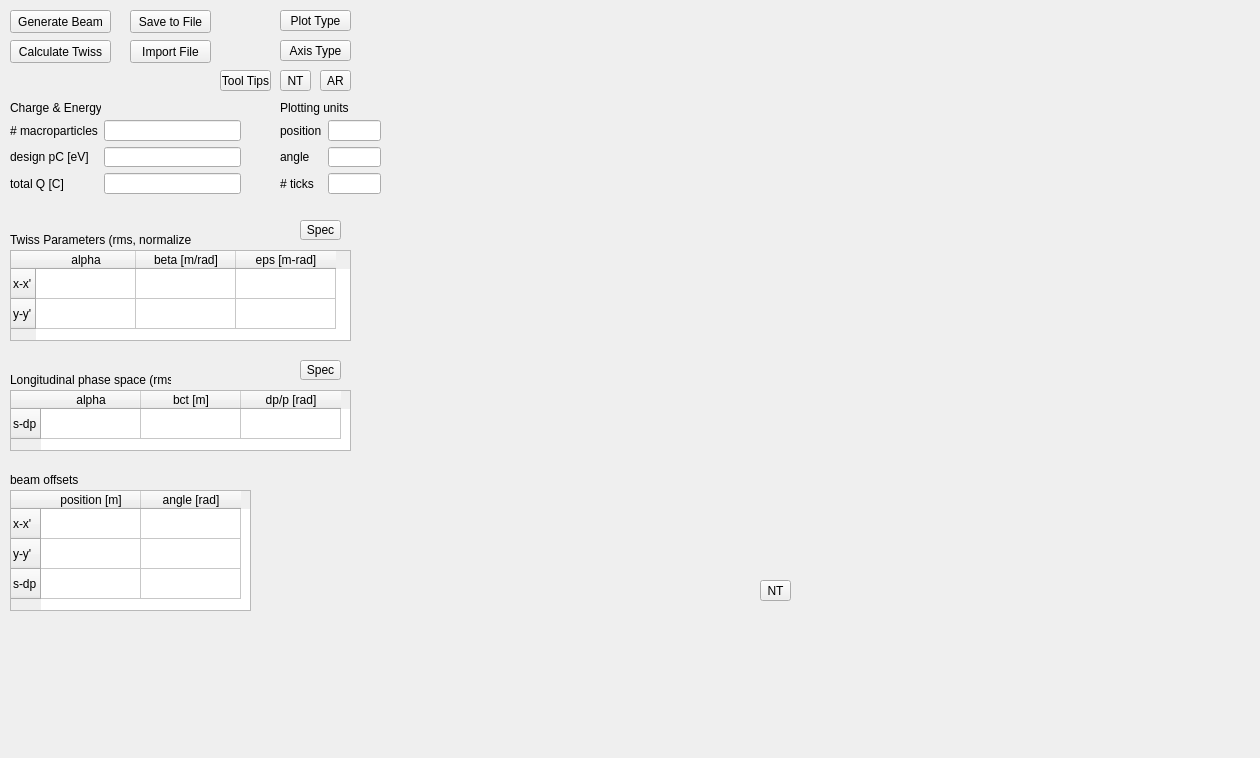
<?xml version="1.0" encoding="UTF-8"?>
<ui version="4.0">
 <class>bunchInterface</class>
 <widget class="QWidget" name="bunchInterface">
  <property name="geometry">
   <rect>
    <x>0</x>
    <y>0</y>
    <width>1260</width>
    <height>758</height>
   </rect>
  </property>
  <property name="windowTitle">
   <string>Form</string>
  </property>
  <widget class="QWidget" name="formLayoutWidget">
   <property name="geometry">
    <rect>
     <x>10</x>
     <y>120</y>
     <width>231</width>
     <height>74</height>
    </rect>
   </property>
   <layout class="QFormLayout" name="formLayout">
    <property name="fieldGrowthPolicy">
     <enum>QFormLayout::AllNonFixedFieldsGrow</enum>
    </property>
    <item row="0" column="0">
     <widget class="QLabel" name="numPtclsLabel">
      <property name="text">
       <string># macroparticles</string>
      </property>
     </widget>
    </item>
    <item row="0" column="1">
     <widget class="QLineEdit" name="numPtcls">
      <property name="toolTip">
       <string>The number of macro-particles in the distribution.
</string>
      </property>
     </widget>
    </item>
    <item row="1" column="0">
     <widget class="QLabel" name="designMomentumLabel">
      <property name="text">
       <string>&lt;html&gt;&lt;head/&gt;&lt;body&gt;&lt;p&gt;design pC [eV]&lt;/p&gt;&lt;/body&gt;&lt;/html&gt;</string>
      </property>
     </widget>
    </item>
    <item row="1" column="1">
     <widget class="QLineEdit" name="designMomentum">
      <property name="toolTip">
       <string>&lt;html&gt;&lt;head/&gt;&lt;body&gt;&lt;p&gt;Design momentum is the average momentum for zero offset.&lt;/p&gt;&lt;p&gt;Defaul units can be overridden.&lt;/p&gt;&lt;/body&gt;&lt;/html&gt;</string>
      </property>
     </widget>
    </item>
    <item row="2" column="0">
     <widget class="QLabel" name="charge">
      <property name="text">
       <string>total Q [C]</string>
      </property>
     </widget>
    </item>
    <item row="2" column="1">
     <widget class="QLineEdit" name="totalCharge">
      <property name="toolTip">
       <string>&lt;html&gt;&lt;head/&gt;&lt;body&gt;&lt;p&gt;Total charge of the beam.&lt;/p&gt;&lt;p&gt;Default units [C] can be overridden.&lt;/p&gt;&lt;/body&gt;&lt;/html&gt;</string>
      </property>
     </widget>
    </item>
   </layout>
  </widget>
  <widget class="QTableWidget" name="twissTable">
   <property name="geometry">
    <rect>
     <x>10</x>
     <y>250</y>
     <width>341</width>
     <height>91</height>
    </rect>
   </property>
   <property name="toolTip">
    <string>Specify the horizontal (x-x') and vertical (y-y') Twiss parameters for the bunch.
Default units for beta [m/rad] can be overridden as follows:
    mm (implies mm/rad), um (implies um/rad), etc.
    Note that [m/rad] is equivalent to [mm/mrad]
Default units for the emittance [m-rad] can also be overridden:
    microns (implies microns-rad, equivalent to mm-mrad), etc.
Do not specify units for alpha, which is dimensionless.</string>
   </property>
   <row>
    <property name="text">
     <string>x-x'</string>
    </property>
   </row>
   <row>
    <property name="text">
     <string>y-y'</string>
    </property>
   </row>
   <column>
    <property name="text">
     <string>alpha</string>
    </property>
   </column>
   <column>
    <property name="text">
     <string>beta [m/rad]</string>
    </property>
   </column>
   <column>
    <property name="text">
     <string>eps [m-rad]</string>
    </property>
   </column>
   <item row="0" column="0">
    <property name="text">
     <string/>
    </property>
   </item>
  </widget>
  <widget class="QLabel" name="perpTwissLabel">
   <property name="geometry">
    <rect>
     <x>10</x>
     <y>230</y>
     <width>181</width>
     <height>20</height>
    </rect>
   </property>
   <property name="text">
    <string>Twiss Parameters (rms, normalized)</string>
   </property>
  </widget>
  <widget class="QLabel" name="highLevelInputsLabel">
   <property name="geometry">
    <rect>
     <x>10</x>
     <y>100</y>
     <width>91</width>
     <height>16</height>
    </rect>
   </property>
   <property name="text">
    <string>Charge &amp; Energy</string>
   </property>
  </widget>
  <widget class="QLabel" name="offsetLabel">
   <property name="geometry">
    <rect>
     <x>10</x>
     <y>470</y>
     <width>71</width>
     <height>20</height>
    </rect>
   </property>
   <property name="text">
    <string>beam offsets</string>
   </property>
  </widget>
  <widget class="QTableWidget" name="offsetTable">
   <property name="geometry">
    <rect>
     <x>10</x>
     <y>490</y>
     <width>241</width>
     <height>121</height>
    </rect>
   </property>
   <property name="toolTip">
    <string>Specification of the bunch offsets in position and angle.
In general, these should be small compared to bunch dimensions.
Default units can be overridden in the usual way.
    s = ct
    dp = relative momentum spread with respect to design momentum

The offset in 's' can be large, as it represents the full distance
    propagated by the bunch down the beamline.</string>
   </property>
   <row>
    <property name="text">
     <string>x-x'</string>
    </property>
   </row>
   <row>
    <property name="text">
     <string>y-y'</string>
    </property>
   </row>
   <row>
    <property name="text">
     <string>s-dp</string>
    </property>
   </row>
   <column>
    <property name="text">
     <string>position [m]</string>
    </property>
   </column>
   <column>
    <property name="text">
     <string>angle [rad]</string>
    </property>
   </column>
  </widget>
  <widget class="QToolButton" name="generateBunch">
   <property name="geometry">
    <rect>
     <x>10</x>
     <y>10</y>
     <width>101</width>
     <height>23</height>
    </rect>
   </property>
   <property name="toolTip">
    <string>Generate a particle beam with the specified parameters.</string>
   </property>
   <property name="text">
    <string>Generate Beam</string>
   </property>
  </widget>
  <widget class="QToolButton" name="saveToFile">
   <property name="geometry">
    <rect>
     <x>130</x>
     <y>10</y>
     <width>81</width>
     <height>23</height>
    </rect>
   </property>
   <property name="toolTip">
    <string>Save particle data to a file.</string>
   </property>
   <property name="text">
    <string>Save to File</string>
   </property>
  </widget>
  <widget class="matplotlibWidget" name="ypyPlot" native="true">
   <property name="geometry">
    <rect>
     <x>830</x>
     <y>10</y>
     <width>411</width>
     <height>361</height>
    </rect>
   </property>
   <property name="toolTip">
    <string>The 2D vertical projection (y-y') of the full 6D phase space.
Use 'Plot Type' button to select scatter, contour, combo or to erase.
Use 'Axis Type' button to center plot on bunch or on beamline axis.
Use 'NT' button to toggle the title on or off (more room for image).

The icons below are standard features of matplotlib, which provide
full interactivity and allow for saving of publication quality graphics.</string>
   </property>
  </widget>
  <widget class="matplotlibWidget" name="xyPlot" native="true">
   <property name="geometry">
    <rect>
     <x>390</x>
     <y>380</y>
     <width>421</width>
     <height>361</height>
    </rect>
   </property>
   <property name="toolTip">
    <string>Transverse cross-section (x-y) of the full 6D bunch distribution.
Use 'Plot Type' button to select scatter, contour, combo or to erase.
Use 'Axis Type' button to center plot on bunch or on beamline axis.
Use 'NT' button to toggle the title on or off (more room for image).
Use 'AR' button to toggle aspect ratio between 'square' and 'tight',
    where 'square' means that a round beam will be seen as round,
    while 'tight' uses the plot area most effectively.

The icons below are standard features of matplotlib, which provide
full interactivity and allow for saving of publication quality graphics.</string>
   </property>
  </widget>
  <widget class="matplotlibWidget" name="tpzPlot" native="true">
   <property name="geometry">
    <rect>
     <x>830</x>
     <y>380</y>
     <width>411</width>
     <height>361</height>
    </rect>
   </property>
   <property name="toolTip">
    <string>The 2D longitudinal projection (s-dp) of the full 6D phase space.
    s = ct  includes the full propagation distance of the bunch
    dp is the relative momentum spread, with respect to design value.
Use 'Plot Type' button to select scatter, contour, combo or to erase.
Use 'Axis Type' button to center plot on bunch or on beamline axis.
Use 'NT' button to toggle the title on or off (more room for image).

The icons below are standard features of matplotlib, which provide
full interactivity and allow for saving of publication quality graphics.</string>
   </property>
  </widget>
  <widget class="matplotlibWidget" name="xpxPlot" native="true">
   <property name="geometry">
    <rect>
     <x>390</x>
     <y>10</y>
     <width>421</width>
     <height>361</height>
    </rect>
   </property>
   <property name="toolTip">
    <string>The 2D horizontal projection (x-x') of the full 6D phase space.
Use 'Plot Type' button to select scatter, contour, combo or to erase.
Use 'Axis Type' button to center plot on bunch or on beamline axis.
Use 'NT' button to toggle the title on or off (more room for image).

The icons below are standard features of matplotlib, which provide
full interactivity and allow for saving of publication quality graphics.</string>
   </property>
  </widget>
  <widget class="QLabel" name="unitsLabel">
   <property name="geometry">
    <rect>
     <x>280</x>
     <y>100</y>
     <width>81</width>
     <height>16</height>
    </rect>
   </property>
   <property name="text">
    <string>Plotting units</string>
   </property>
  </widget>
  <widget class="QWidget" name="formLayoutWidget_2">
   <property name="geometry">
    <rect>
     <x>280</x>
     <y>120</y>
     <width>101</width>
     <height>74</height>
    </rect>
   </property>
   <layout class="QFormLayout" name="units">
    <property name="fieldGrowthPolicy">
     <enum>QFormLayout::AllNonFixedFieldsGrow</enum>
    </property>
    <item row="0" column="0">
     <widget class="QLabel" name="unitsPosLabel">
      <property name="text">
       <string>position</string>
      </property>
     </widget>
    </item>
    <item row="0" column="1">
     <widget class="QLineEdit" name="unitsPos">
      <property name="toolTip">
       <string>Units to be used for axis labels of position-like variables.
For example: m, mm, um (or microns), nm ...</string>
      </property>
     </widget>
    </item>
    <item row="1" column="0">
     <widget class="QLabel" name="unitsAngleLabel">
      <property name="text">
       <string>&lt;html&gt;&lt;head/&gt;&lt;body&gt;&lt;p&gt;angle&lt;/p&gt;&lt;/body&gt;&lt;/html&gt;</string>
      </property>
     </widget>
    </item>
    <item row="1" column="1">
     <widget class="QLineEdit" name="unitsAngle">
      <property name="toolTip">
       <string>Units to be used for axis labels of angle-like variables.
For example: rad, mrad, urad (or microrad) ...</string>
      </property>
      <property name="dragEnabled">
       <bool>true</bool>
      </property>
     </widget>
    </item>
    <item row="2" column="0">
     <widget class="QLabel" name="ticksLabel">
      <property name="text">
       <string># ticks</string>
      </property>
     </widget>
    </item>
    <item row="2" column="1">
     <widget class="QLineEdit" name="numTicks">
      <property name="toolTip">
       <string>Suggest a maximum # of tick marks for the axes.
Logic for actual # is due to matplotlib library.</string>
      </property>
     </widget>
    </item>
   </layout>
  </widget>
  <widget class="QToolButton" name="importFile">
   <property name="geometry">
    <rect>
     <x>130</x>
     <y>40</y>
     <width>81</width>
     <height>23</height>
    </rect>
   </property>
   <property name="toolTip">
    <string>Import particle data from a file.</string>
   </property>
   <property name="text">
    <string>Import File</string>
   </property>
  </widget>
  <widget class="QPushButton" name="calculateTwiss">
   <property name="geometry">
    <rect>
     <x>10</x>
     <y>40</y>
     <width>101</width>
     <height>23</height>
    </rect>
   </property>
   <property name="toolTip">
    <string>&lt;html&gt;&lt;head/&gt;&lt;body&gt;&lt;p&gt;Calculate Twiss parameters directly from particle distribution and overwrite all fields.&lt;/p&gt;&lt;/body&gt;&lt;/html&gt;</string>
   </property>
   <property name="text">
    <string>Calculate Twiss</string>
   </property>
  </widget>
  <widget class="QLabel" name="longTwissLabel">
   <property name="geometry">
    <rect>
     <x>10</x>
     <y>370</y>
     <width>161</width>
     <height>20</height>
    </rect>
   </property>
   <property name="text">
    <string>Longitudinal phase space (rms)</string>
   </property>
  </widget>
  <widget class="QTableWidget" name="twissTableZ">
   <property name="geometry">
    <rect>
     <x>10</x>
     <y>390</y>
     <width>341</width>
     <height>61</height>
    </rect>
   </property>
   <property name="toolTip">
    <string>Specification of the longitucinal phase space varies widely.
Use the 'Spec' button to the upper right to choose a convention.
RMS values are specified, with default units shown in the label.

Default units can be overridden in the usual way.
Default units for the emittance [m-rad] can also be overridden:
    microns (implies microns-rad, equivalent to mm-mrad), etc.
Do not specify units for alpha, which is dimensionless.

    s = ct
    bct = beta0*s  (beta0 is relativistic factor; not Twiss beta)
    dp = relative momentum spread with respect to design momentum
            units (rad, mrad, etc.) represent the fractional value
            e.g. 1 mrad = 0.001 rad = 0.1%   (but don't use % symbol)</string>
   </property>
   <row>
    <property name="text">
     <string>s-dp</string>
    </property>
   </row>
   <column>
    <property name="text">
     <string>alpha</string>
    </property>
   </column>
   <column>
    <property name="text">
     <string>bct [m]</string>
    </property>
   </column>
   <column>
    <property name="text">
     <string>dp/p [rad]</string>
    </property>
   </column>
  </widget>
  <widget class="QToolButton" name="plotType">
   <property name="geometry">
    <rect>
     <x>280</x>
     <y>10</y>
     <width>71</width>
     <height>21</height>
    </rect>
   </property>
   <property name="toolTip">
    <string>Choose how particle data should be plotted.</string>
   </property>
   <property name="text">
    <string>Plot Type</string>
   </property>
  </widget>
  <widget class="QToolButton" name="longTwissSpec">
   <property name="geometry">
    <rect>
     <x>300</x>
     <y>360</y>
     <width>41</width>
     <height>20</height>
    </rect>
   </property>
   <property name="toolTip">
    <string>Choose how longitudinal Twiss parameters are to be specified.</string>
   </property>
   <property name="text">
    <string>Spec</string>
   </property>
  </widget>
  <widget class="QToolButton" name="perpTwissSpec">
   <property name="geometry">
    <rect>
     <x>300</x>
     <y>220</y>
     <width>41</width>
     <height>20</height>
    </rect>
   </property>
   <property name="toolTip">
    <string>Choose how transverse Twiss parameters are to be specified.</string>
   </property>
   <property name="text">
    <string>Spec</string>
   </property>
  </widget>
  <widget class="QToolButton" name="axisType">
   <property name="geometry">
    <rect>
     <x>280</x>
     <y>40</y>
     <width>71</width>
     <height>21</height>
    </rect>
   </property>
   <property name="toolTip">
    <string>Choose a convention for the axis limits.</string>
   </property>
   <property name="text">
    <string>Axis Type</string>
   </property>
  </widget>
  <widget class="QToolButton" name="aspectRatio">
   <property name="geometry">
    <rect>
     <x>320</x>
     <y>70</y>
     <width>31</width>
     <height>21</height>
    </rect>
   </property>
   <property name="toolTip">
    <string>Toggle the aspect ratio of the x-y plot.</string>
   </property>
   <property name="text">
    <string>AR</string>
   </property>
   <property name="popupMode">
    <enum>QToolButton::InstantPopup</enum>
   </property>
  </widget>
  <widget class="QToolButton" name="noTitles">
   <property name="geometry">
    <rect>
     <x>280</x>
     <y>70</y>
     <width>31</width>
     <height>21</height>
    </rect>
   </property>
   <property name="toolTip">
    <string>Toggle plot titles on/off.</string>
   </property>
   <property name="statusTip">
    <string>Toggle plot titles on/off.</string>
   </property>
   <property name="text">
    <string>NT</string>
   </property>
   <property name="popupMode">
    <enum>QToolButton::InstantPopup</enum>
   </property>
  </widget>
  <widget class="QToolButton" name="noTitles_2">
   <property name="geometry">
    <rect>
     <x>760</x>
     <y>580</y>
     <width>31</width>
     <height>21</height>
    </rect>
   </property>
   <property name="toolTip">
    <string>Toggle plot titles on/off.</string>
   </property>
   <property name="statusTip">
    <string>Toggle plot titles on/off.</string>
   </property>
   <property name="text">
    <string>NT</string>
   </property>
   <property name="popupMode">
    <enum>QToolButton::InstantPopup</enum>
   </property>
  </widget>
  <widget class="QToolButton" name="toggleToolTips">
   <property name="geometry">
    <rect>
     <x>220</x>
     <y>70</y>
     <width>51</width>
     <height>21</height>
    </rect>
   </property>
   <property name="toolTip">
    <string>Toggle plot titles on/off.</string>
   </property>
   <property name="statusTip">
    <string>Toggle plot titles on/off.</string>
   </property>
   <property name="text">
    <string>Tool Tips</string>
   </property>
   <property name="popupMode">
    <enum>QToolButton::InstantPopup</enum>
   </property>
  </widget>
 </widget>
 <customwidgets>
  <customwidget>
   <class>matplotlibWidget</class>
   <extends>QWidget</extends>
   <header>matplotlibwidget.h</header>
   <container>1</container>
  </customwidget>
 </customwidgets>
 <tabstops>
  <tabstop>numPtcls</tabstop>
  <tabstop>designMomentum</tabstop>
  <tabstop>generateBunch</tabstop>
  <tabstop>calculateTwiss</tabstop>
  <tabstop>saveToFile</tabstop>
  <tabstop>importFile</tabstop>
  <tabstop>unitsPos</tabstop>
  <tabstop>unitsAngle</tabstop>
  <tabstop>twissTable</tabstop>
  <tabstop>twissTableZ</tabstop>
  <tabstop>offsetTable</tabstop>
 </tabstops>
 <resources/>
 <connections/>
</ui>
